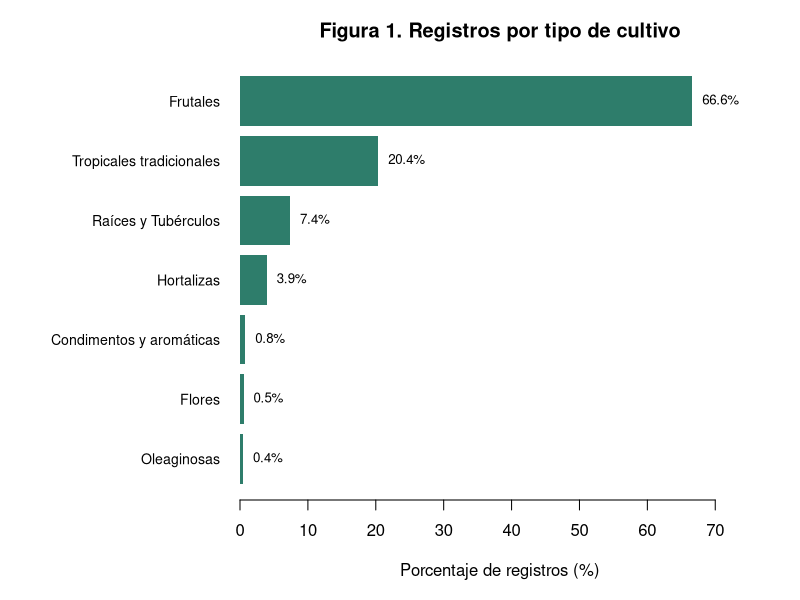
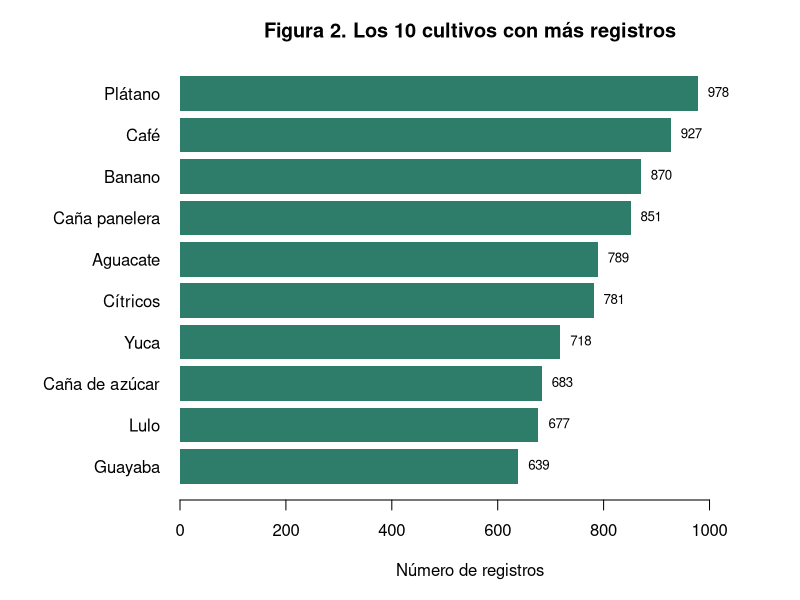
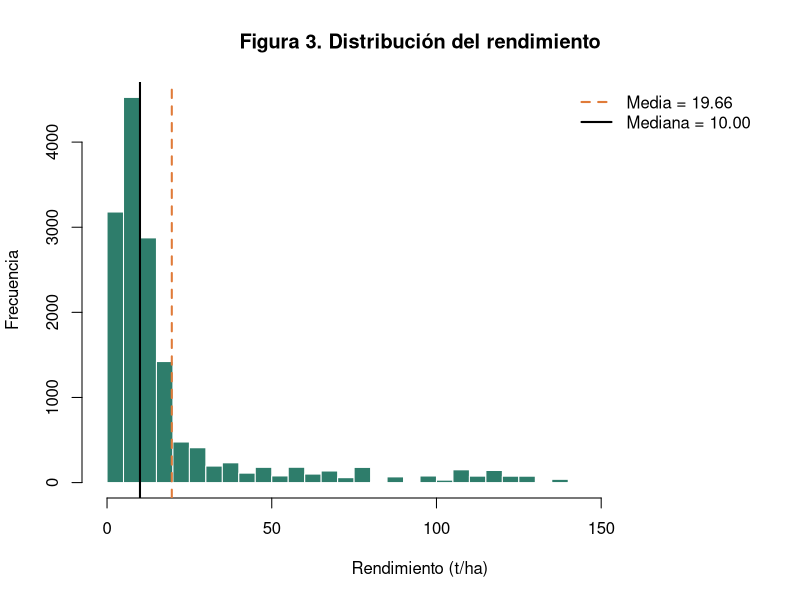
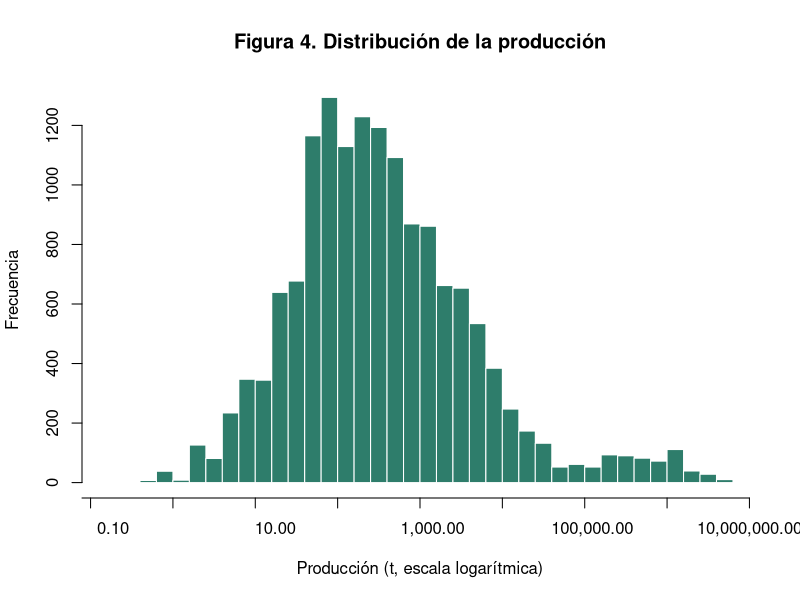
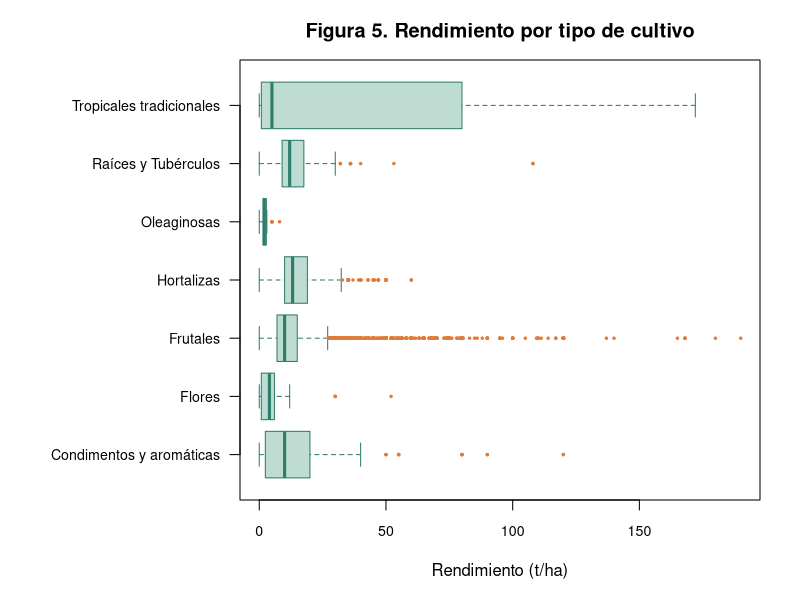
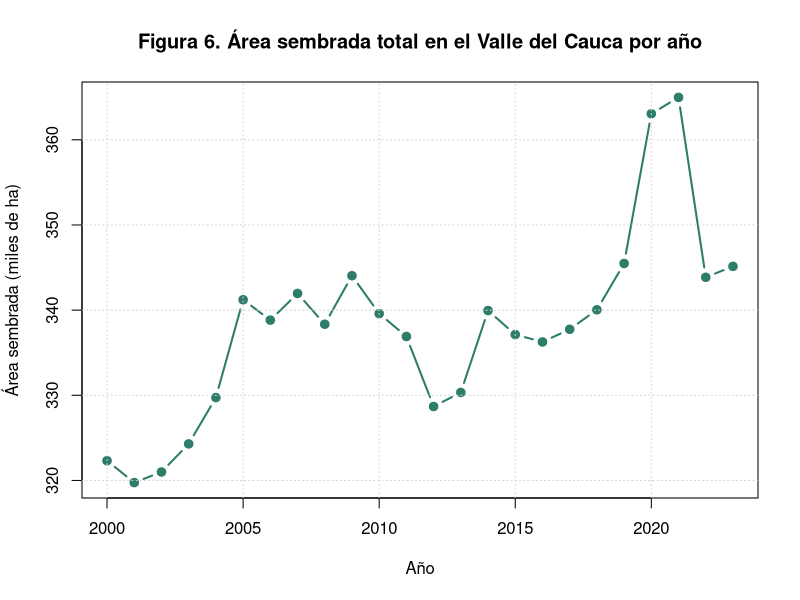
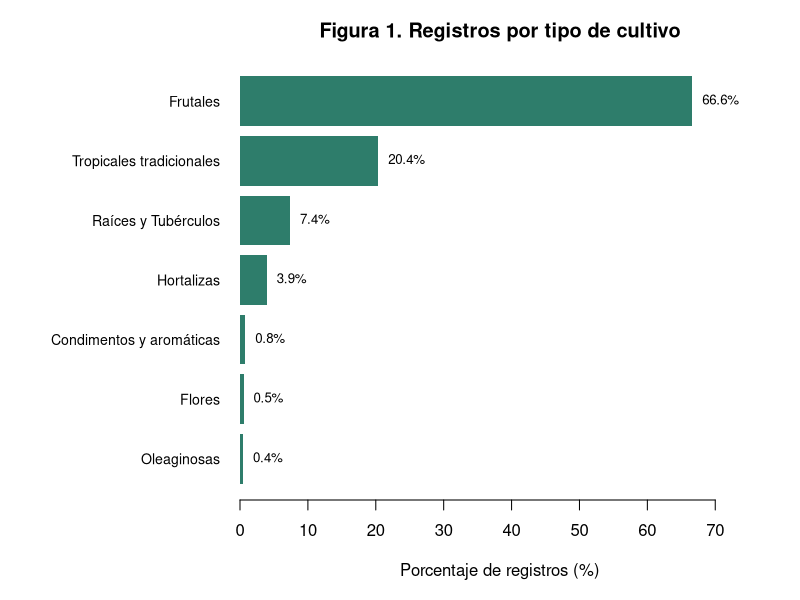
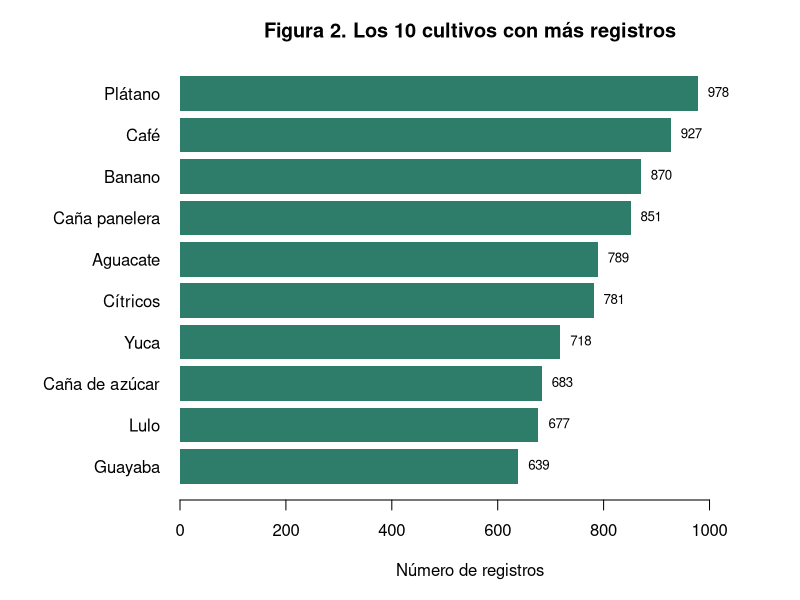

Write R code to recreate these figures, in order.
# ==============================================================================
#  TALLER 1 - PUNTO 5: Gráficos
#  Requiere haber corrido antes Taller1_Punto3_Limpieza.R
#  (o tener el archivo Datos_limpios_cultivos_Valle.csv en la carpeta)
# ==============================================================================
if (!exists("datos")) {
  datos <- read.csv("Datos_limpios_cultivos_Valle.csv",
                    encoding = "UTF-8", fileEncoding = "UTF-8")
}

col1 <- "#2E7D6B"   # verde
col2 <- "#E07B39"   # naranja

# Nombres cortos para que los tipos de cultivo quepan en los gráficos
tipo_corto <- as.character(datos$Tipo_cultivo)
tipo_corto[tipo_corto == "Cultivos para Condimentos y Bebidas Medicinales y Aromáticas"] <- "Condimentos y aromáticas"
tipo_corto[tipo_corto == "Cultivos Tropicales Tradicionales"] <- "Tropicales tradicionales"

# Dibuja el gráfico en pantalla y además lo guarda como PNG
graficar <- function(archivo, dibujar) {
  dibujar()
  png(archivo, width = 1000, height = 650, res = 120)
  dibujar()
  dev.off()
}

# ---- Figura 1: Registros por tipo de cultivo ---------------------------------
graficar("Fig1_tipo_cultivo.png", function() {
  op <- par(mar = c(5, 12, 3, 2)); on.exit(par(op))
  p <- sort(100 * table(tipo_corto) / length(tipo_corto))
  b <- barplot(p, horiz = TRUE, las = 1, col = col1, border = NA,
               xlim = c(0, max(p) * 1.15), cex.names = 0.85,
               xlab = "Porcentaje de registros (%)",
               main = "Figura 1. Registros por tipo de cultivo")
  text(p, b, sprintf("%.1f%%", p), pos = 4, cex = 0.8)
})

# ---- Figura 2: Los 10 cultivos más frecuentes ---------------------------------
graficar("Fig2_top10_cultivos.png", function() {
  op <- par(mar = c(5, 9, 3, 2)); on.exit(par(op))
  t <- rev(sort(table(datos$Cultivo), decreasing = TRUE)[1:10])
  b <- barplot(t, horiz = TRUE, las = 1, col = col1, border = NA,
               xlim = c(0, max(t) * 1.12),
               xlab = "Número de registros",
               main = "Figura 2. Los 10 cultivos con más registros")
  text(t, b, t, pos = 4, cex = 0.8)
})

# ---- Figura 3: Histograma del rendimiento ------------------------------------
graficar("Fig3_hist_rendimiento.png", function() {
  x <- datos$Rendimiento_t_ha
  hist(x, breaks = 40, col = col1, border = "white",
       xlab = "Rendimiento (t/ha)", ylab = "Frecuencia",
       main = "Figura 3. Distribución del rendimiento")
  abline(v = mean(x),   col = col2,    lwd = 2, lty = 2)
  abline(v = median(x), col = "black", lwd = 2)
  legend("topright", bty = "n",
         legend = c(sprintf("Media = %.2f", mean(x)), sprintf("Mediana = %.2f", median(x))),
         col = c(col2, "black"), lty = c(2, 1), lwd = 2)
})

# ---- Figura 4: Histograma de la producción (escala logarítmica) --------------
# La producción es tan asimétrica que en escala normal casi todo queda en una barra
graficar("Fig4_hist_produccion_log.png", function() {
  x <- datos$Produccion_t[datos$Produccion_t > 0]
  hist(log10(x), breaks = 40, col = col1, border = "white", xaxt = "n",
       xlab = "Producción (t, escala logarítmica)", ylab = "Frecuencia",
       main = "Figura 4. Distribución de la producción")
  axis(1, at = -2:7, labels = format(10^(-2:7), big.mark = ",", scientific = FALSE))
})

# ---- Figura 5: Boxplot del rendimiento por tipo de cultivo -------------------
graficar("Fig5_boxplot_rendimiento_tipo.png", function() {
  op <- par(mar = c(5, 12, 3, 2)); on.exit(par(op))
  boxplot(datos$Rendimiento_t_ha ~ tipo_corto, horizontal = TRUE, las = 1,
          col = "#BFDCD3", border = col1, outcol = col2, outpch = 20, outcex = 0.5,
          cex.axis = 0.85, xlab = "Rendimiento (t/ha)", ylab = "",
          main = "Figura 5. Rendimiento por tipo de cultivo")
})

# ---- Figura 6: Área sembrada total por año -----------------------------------
graficar("Fig6_area_por_anio.png", function() {
  area <- tapply(datos$Ha_sembradas, datos$Anio, sum) / 1000
  plot(as.numeric(names(area)), area, type = "b", pch = 19, col = col1, lwd = 2,
       xlab = "Año", ylab = "Área sembrada (miles de ha)",
       main = "Figura 6. Área sembrada total en el Valle del Cauca por año")
  grid()
})
